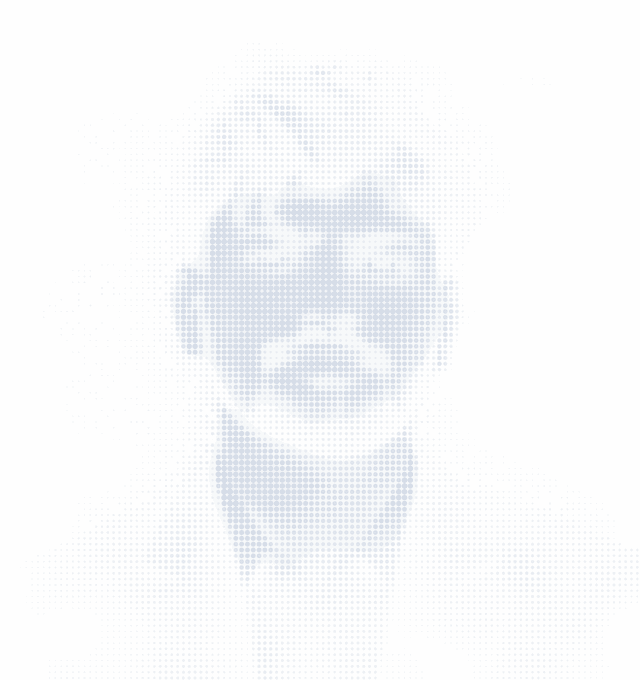
#> input picture assets/fog-portrait.png, 640 x 680 px
$ python fog-portrait.py ../assets/fog-portrait.png ../assets/fog-portrait.png 5 5
#> lines starting #> are read from the running program, lines starting #| are printed output that depends on the picture
import sys, numpy as np
from PIL import Image, ImageFilter
from scipy import ndimage as nd

SRC, OUT = sys.argv[1], sys.argv[2]
BG = np.array([13, 17, 23], float)        # GitHub dark background
COLS = int(sys.argv[3]) if len(sys.argv) > 3 else 110   # dot columns
OUT_W = int(sys.argv[4]) if len(sys.argv) > 4 else 640

rgb = Image.open(SRC).convert("RGB")
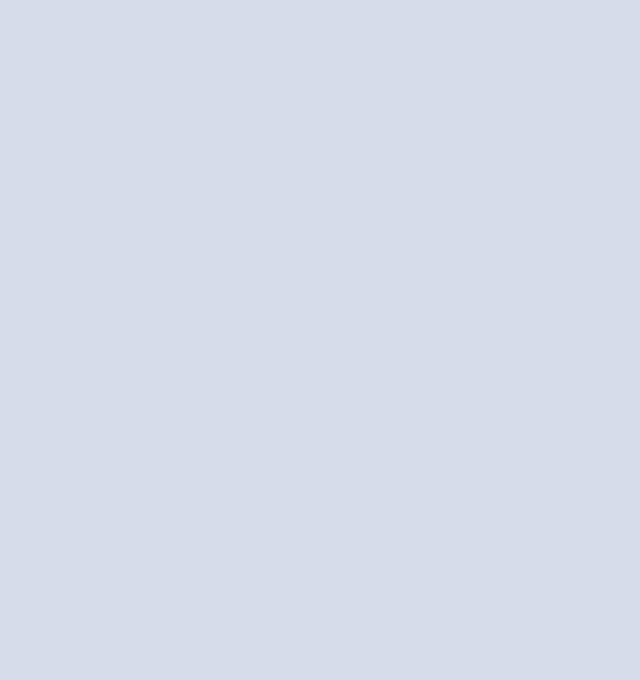
#> rgb: PIL image 640x680 RGB; mean R, G, B 214, 221, 232
H0, W0 = rgb.size[1], rgb.size[0]
#> H0 = 680; W0 = 640
hsv = np.asarray(rgb.convert("HSV")).astype(float)
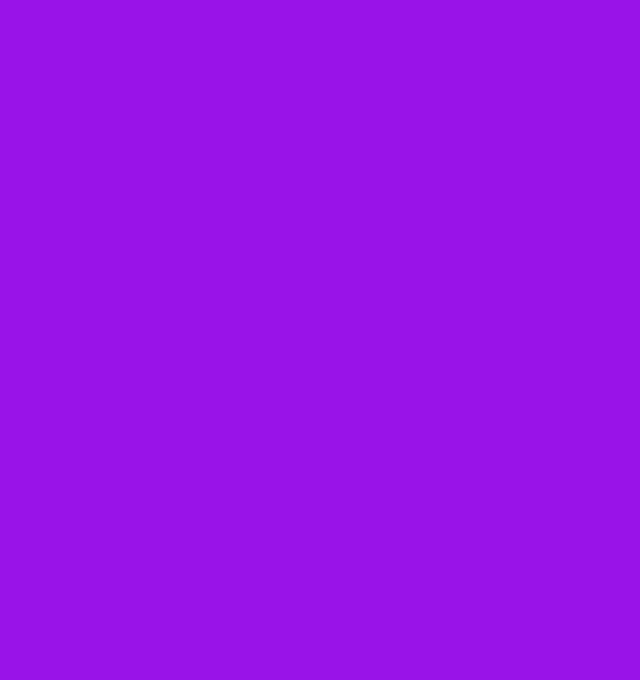
#> hsv: shape (680, 640, 3) float64; mean R, G, B 153, 19, 232
h, s, v = hsv[..., 0], hsv[..., 1], hsv[..., 2]
#> h: shape (680, 640) float64; every value is 153
#> s: shape (680, 640) float64; every value is 19
#> v: shape (680, 640) float64; every value is 232

# ---------- subject mask ----------
bgpix = (s <= 40) & (v > 115) & (v < 240) & (h >= 130) & (h <= 180)
#> bgpix: shape (680, 640) bool; every value is 1
subj = ~bgpix
#> subj: shape (680, 640) bool; every value is 0
subj = nd.binary_opening(subj, iterations=3)
subj = nd.binary_closing(subj, iterations=6)
lab, n = nd.label(subj)
#> lab: shape (680, 640) int32; every value is 0
#> n = 0
#> (the run stopped early here; a loop or call above may not have finished)
